Frame 1 (no input): blank canvas, image omitted
Frame 60 (the mouse pressed at the canvas centre just before this capture): blank canvas, image omitted
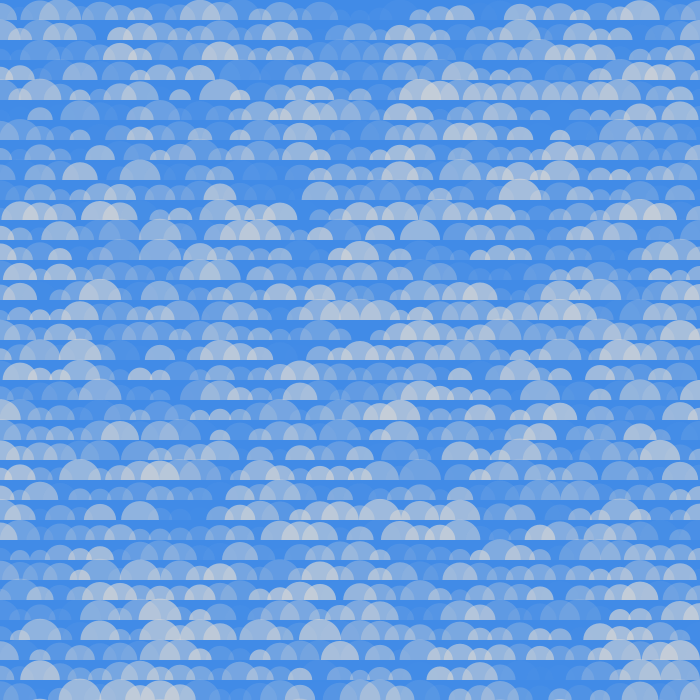
Frame 120 (the mouse held since frame 60 and released just before this capture)

The Processing sketch whose frames 1 and 60 were blank and that drew this single picture after the mouse press (run headless with seeded random() and noise(); from frame 60 on, the mouse is pressed at the canvas centre):

// Processing sketch: processing_37646
// ── processing_37646.pde

void setup() {
  size(700, 700);
  smooth();
  noStroke();
}

void draw() {
  background(map(mouseY,0, 500, 98, 52), map(mouseY, 0, 500, 2, 199), map(mouseY, 0, 500, 178, 255));
  float esize;
  float col;
  float opacity;
  int cloudDistance = 20;
  
  for (int x=0; x<=width; x=x+cloudDistance)
  {
    for (int y=0; y<=height+20; y=y+cloudDistance) {
      esize = 20 + random(mouseY/15);
      col = map(mouseY, 0, 500, 120, 255);
      opacity = random(mouseY/2);
      fill(col, opacity);
      arc(x, y, esize, esize, PI, 2*PI);
    }
  }
}
